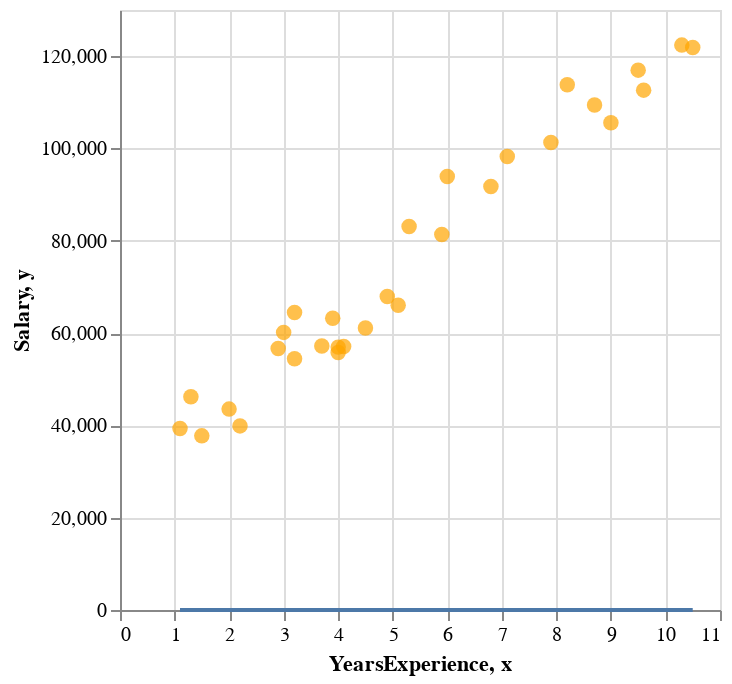

Notebook code cell kept with this figure:
### Markdown cell above
**[3.7]** Display the line chart

### Code cell
scatter_chart + line_chart

### Figure 1 — Vega-Lite specification as saved in the notebook (floating-point values rounded to 4 significant figures)
{"config": {"view": {"continuousWidth": 300, "continuousHeight": 300}}, "layer": [{"data": {"name": "data-cb93d7b2b69705edd7a99aafe6ce52c4"}, "mark": {"type": "circle", "color": "orange", "size": 60}, "encoding": {"x": {"field": "YearsExperience", "type": "quantitative"}, "y": {"field": "Salary", "type": "quantitative"}}}, {"data": {"name": "data-31807b584824e2ddd719d54f8f73b836"}, "mark": {"type": "line"}, "encoding": {"x": {"field": "x", "type": "quantitative"}, "y": {"field": "y", "type": "quantitative"}}}], "$schema": "https://vega.github.io/schema/vega-lite/v5.20.1.json", "datasets": {"data-cb93d7b2b69705edd7a99aafe6ce52c4": [{"YearsExperience": 1.1, "Salary": 39340.0}, {"YearsExperience": 1.3, "Salary": 46200.0}, {"YearsExperience": 1.5, "Salary": 37730.0}, {"YearsExperience": 2.0, "Salary": 43520.0}, {"YearsExperience": 2.2, "Salary": 39890.0}, {"YearsExperience": 2.9, "Salary": 56640.0}, {"YearsExperience": 3.0, "Salary": 60150.0}, {"YearsExperience": 3.2, "Salary": 54440.0}, {"YearsExperience": 3.2, "Salary": 64440.0}, {"YearsExperience": 3.7, "Salary": 57190.0}, {"YearsExperience": 3.9, "Salary": 63220.0}, {"YearsExperience": 4.0, "Salary": 55790.0}, {"YearsExperience": 4.0, "Salary": 56960.0}, {"YearsExperience": 4.1, "Salary": 57080.0}, {"YearsExperience": 4.5, "Salary": 61110.0}, {"YearsExperience": 4.9, "Salary": 67940.0}, {"YearsExperience": 5.1, "Salary": 66030.0}, {"YearsExperience": 5.3, "Salary": 83090.0}, {"YearsExperience": 5.9, "Salary": 81360.0}, {"YearsExperience": 6.0, "Salary": 93940.0}, {"YearsExperience": 6.8, "Salary": 91740.0}, {"YearsExperience": 7.1, "Salary": 98270.0}, {"YearsExperience": 7.9, "Salary": 101300.0}, {"YearsExperience": 8.2, "Salary": 113800.0}, {"YearsExperience": 8.7, "Salary": 109400.0}, {"YearsExperience": 9.0, "Salary": 105600.0}, {"YearsExperience": 9.5, "Salary": 117000.0}, {"YearsExperience": 9.6, "Salary": 112600.0}, {"YearsExperience": 10.3, "Salary": 122400.0}, {"YearsExperience": 10.5, "Salary": 121900.0}], "data-31807b584824e2ddd719d54f8f73b836": [{"x": 1.1, "y": 0.0}, {"x": 1.3, "y": 0.0}, {"x": 1.5, "y": 0.0}, {"x": 2.0, "y": 0.0}, {"x": 2.2, "y": 0.0}, {"x": 2.9, "y": 0.0}, {"x": 3.0, "y": 0.0}, {"x": 3.2, "y": 0.0}, {"x": 3.2, "y": 0.0}, {"x": 3.7, "y": 0.0}, {"x": 3.9, "y": 0.0}, {"x": 4.0, "y": 0.0}, {"x": 4.0, "y": 0.0}, {"x": 4.1, "y": 0.0}, {"x": 4.5, "y": 0.0}, {"x": 4.9, "y": 0.0}, {"x": 5.1, "y": 0.0}, {"x": 5.3, "y": 0.0}, {"x": 5.9, "y": 0.0}, {"x": 6.0, "y": 0.0}, {"x": 6.8, "y": 0.0}, {"x": 7.1, "y": 0.0}, {"x": 7.9, "y": 0.0}, {"x": 8.2, "y": 0.0}, {"x": 8.7, "y": 0.0}, {"x": 9.0, "y": 0.0}, {"x": 9.5, "y": 0.0}, {"x": 9.6, "y": 0.0}, {"x": 10.3, "y": 0.0}, {"x": 10.5, "y": 0.0}]}}
